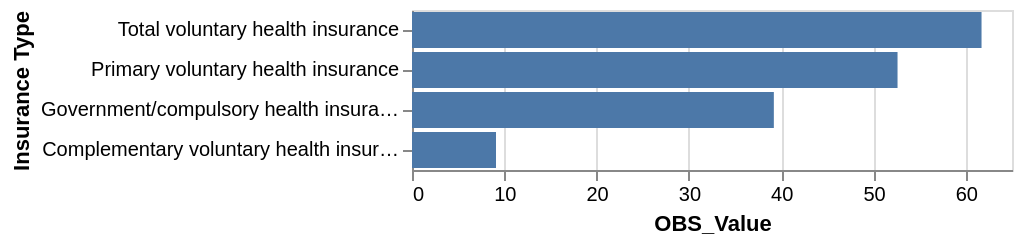

Notebook code for this chart:
### Code cell
alt.Chart(df).mark_bar().transform_filter(
    (alt.datum.Country == 'United States') & (alt.datum.Year == 2024) &
    (alt.datum.Code != 'TPRIBASI') & (alt.datum.Code != 'UNINSURED')
).encode(
    alt.X('OBS_Value:Q'),
    alt.Y('Insurance Type:N', sort='-x')
)

### Figure 1 — Vega-Lite specification as saved in the notebook (floating-point values rounded to 4 significant figures; data arrays with more than 128 entries replaced by an {"elided": "..."} marker saying what was removed)
{"config": {"view": {"continuousWidth": 300, "continuousHeight": 300}}, "data": {"name": "data-49061dd571eec0d6cc4cf51f65d3eb32"}, "mark": {"type": "bar"}, "encoding": {"x": {"field": "OBS_Value", "type": "quantitative"}, "y": {"field": "Insurance Type", "sort": "-x", "type": "nominal"}}, "transform": [{"filter": "((((datum.Country === 'United States') && (datum.Year === 2024)) && (datum.Code !== 'TPRIBASI')) && (datum.Code !== 'UNINSURED'))"}], "$schema": "https://vega.github.io/schema/vega-lite/v6.4.1.json", "datasets": {"data-49061dd571eec0d6cc4cf51f65d3eb32": {"elided": "165 records"}}}
